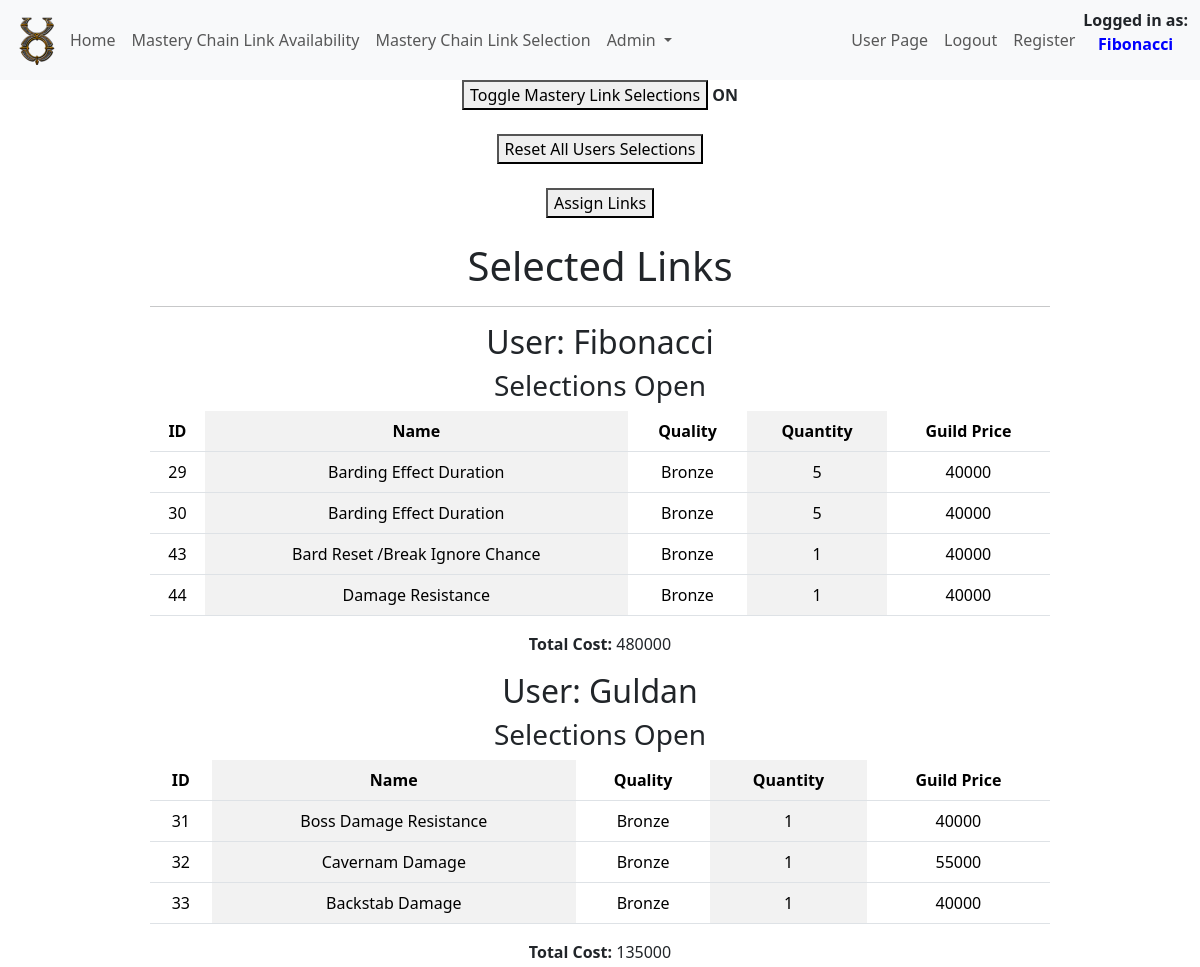
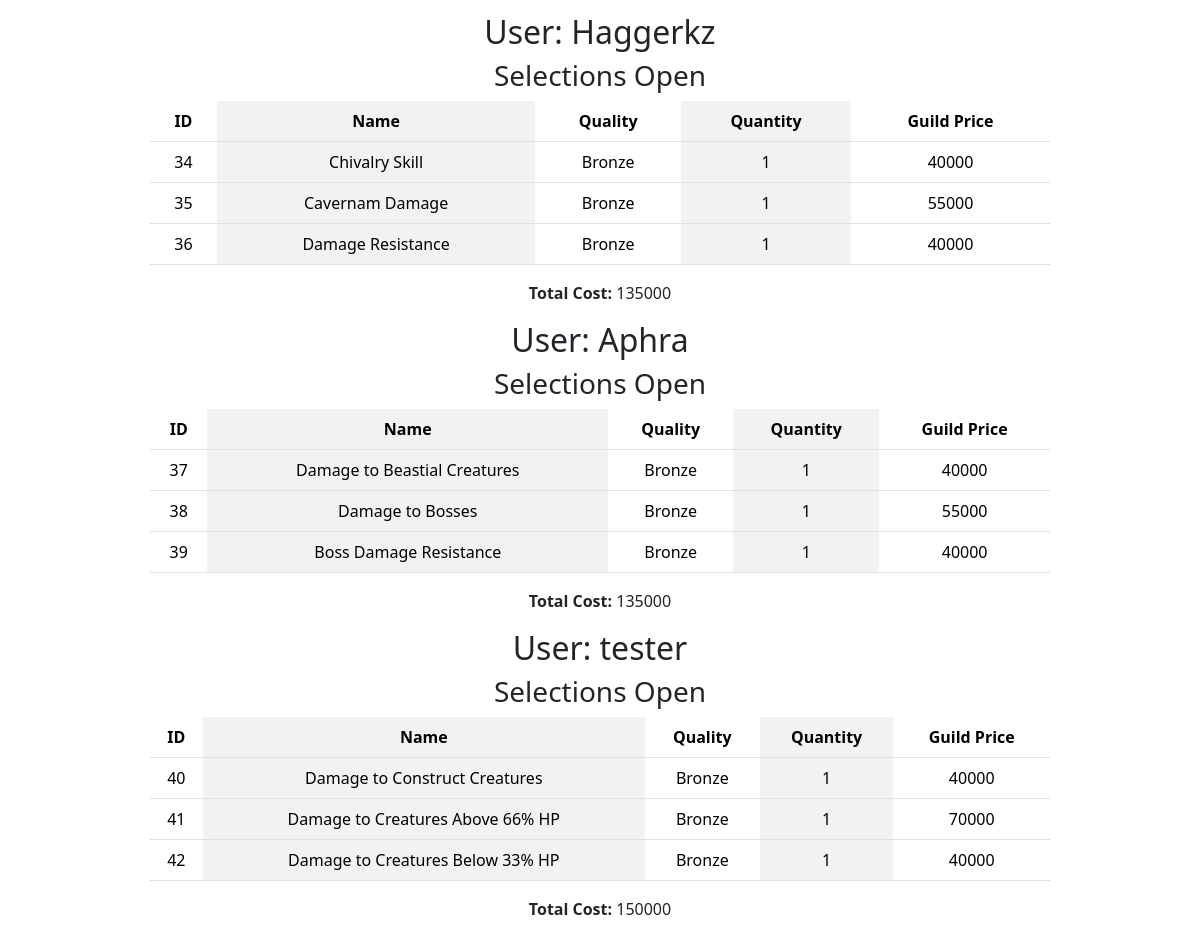
The page /a_selections (signed in) on the database as committed earlier (2 pictures, top to bottom).
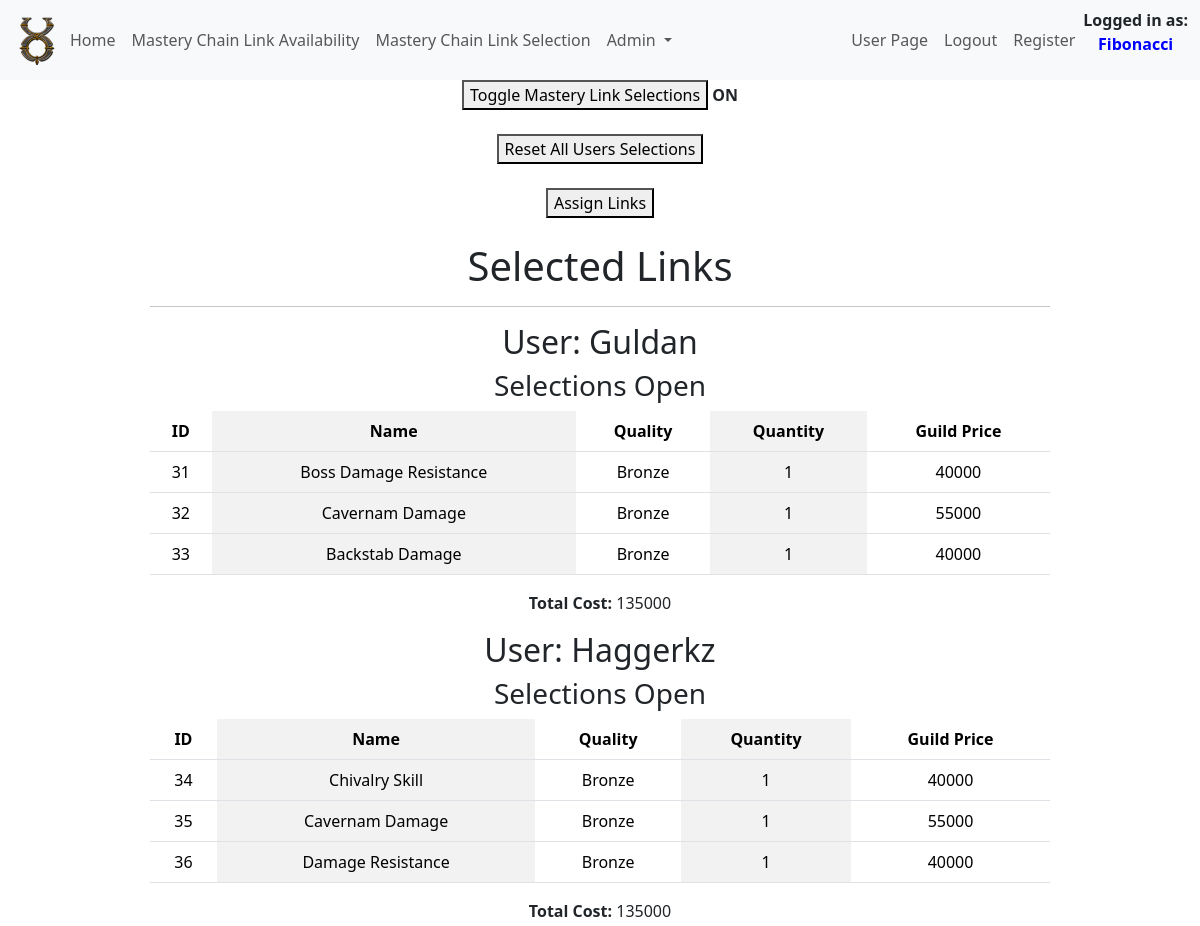
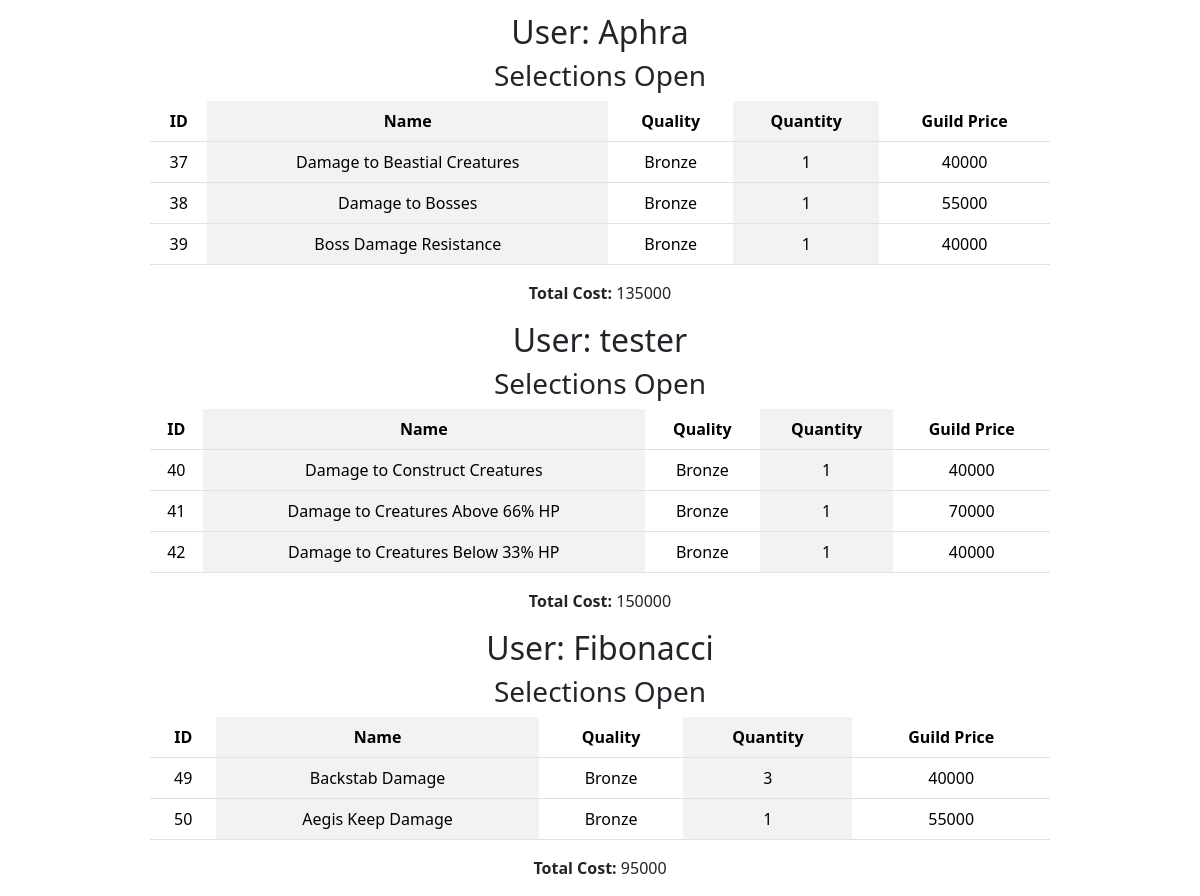
The same page on the database as committed later (2 pictures, top to bottom).
### tables this page shows
CREATE TABLE users (
    id INTEGER PRIMARY KEY AUTOINCREMENT,
    username TEXT NOT NULL,
    password TEXT NOT NULL,
    is_admin INTEGER NOT NULL DEFAULT 0
, sel_lock BOOLEAN DEFAULT (0) NOT NULL, display_name TEXT);

CREATE TABLE selections (
	id INTEGER NOT NULL PRIMARY KEY AUTOINCREMENT,
	mclink_id INTEGER NOT NULL,
	s_quantity INTEGER NOT NULL
, user_id INTEGER NOT NULL, links_total INTEGER NOT NULL);

CREATE TABLE "mclinks" (
    id INTEGER PRIMARY KEY AUTOINCREMENT NOT NULL,
    name TEXT NOT NULL,
    quality TEXT NOT NULL,
    quantity INTEGER NOT NULL,
    market_price INTEGER NOT NULL,
    guild_price INTEGER NOT NULL
);

### app.py (the view)
@app.route('/a_selections', methods=['POST', 'GET'])
def a_selections():
    if g.selection_toggle == 1:
        s_toggle = 'ON'
    else:
        s_toggle = 'OFF'
    selection_data = admin_select_selections()
    conn, cursor = connect_to_database('uonew.db')
    cursor.execute(
        "SELECT DISTINCT selections.user_id, users.id, users.display_name, users.sel_lock FROM selections INNER JOIN users ON selections.user_id = users.id;")
    unique_names = cursor.fetchall()
    totals = {}
    for names in unique_names:
        user_id = names['id']
        cursor.execute("SELECT SUM(links_total) FROM selections WHERE user_id=?", (user_id,))
        total_price = cursor.fetchone()[0]
        totals[user_id] = total_price
    cursor.execute("SELECT DISTINCT name FROM mclinks;")
    unique_links = cursor.fetchall()
    conn.commit()
    conn.close()
    return render_template('a_selections.html', s_toggle=s_toggle, selection_data=selection_data,
                           unique_names=unique_names, totals=totals, unique_links=unique_links)

### app.py (called while the page is built)
@app.before_request
def authentication():
    if 'id' in session:
        user_data = get_user_data()
        selection_toggle = check_selection_toggle()
        g.is_admin = user_data['is_admin']
        g.sel_lock = user_data['sel_lock']
        g.display_name = user_data['display_name']
        g.selection_toggle = selection_toggle['selections_toggle']

### helpers.py (called while the page is built)
def connect_to_database(database_name):
    conn = sqlite3.connect(database_name)
    conn.row_factory = sqlite3.Row
    cursor = conn.cursor()
    return conn, cursor

### selections.py (called while the page is built)
def admin_select_selections():
    conn, cursor = connect_to_database('uonew.db')
    cursor.execute("SELECT * FROM selections INNER JOIN mclinks ON selections.mclink_id = mclinks.id")
    selections_data = cursor.fetchall()
    conn.close()
    return selections_data

def check_selection_toggle():
    conn, cursor = connect_to_database('uonew.db')
    cursor.execute("SELECT selections_toggle FROM global")
    selection_toggle = cursor.fetchone()
    conn.close()
    return selection_toggle

### templates/a_selections.html (shortened to what this page needs)
{% extends "index.html" %}
{% block nav %}
<nav class="navbar navbar-expand-lg bg-body-tertiary">
  <div class="container-fluid">
    <img src="{{ url_for('static', filename='images/uo.png') }}" alt="UO Icon" class="small-image">
    <div class="collapse navbar-collapse" id="navbarSupportedContent">
      <ul class="navbar-nav me-auto mb-2 mb-lg-0">
{% if 'id' in session %}
        <li class="nav-item">
          <a class="nav-link" href="ma">Home</a>
        </li>
        <li class="nav-item">
          <a class="nav-link" href="mclinks">Mastery Chain Link Availability</a>
        </li>
        <li class="nav-item">
          <a class="nav-link" href="selections">Mastery Chain Link Selection</a>
        </li>
{% endif %}
{% if 'id' in session and g.is_admin in [1, 2, 3] %}
        <li class="nav-item dropdown">
          <a class="nav-link dropdown-toggle" href="#" role="button" data-bs-toggle="dropdown" aria-expanded="false">
            Admin
          </a>
{% endif %}
{% if 'id' in session and g.is_admin in [1, 2, 3] %}
        </li>
{% endif %}
      </ul>
      <ul class="navbar-nav mb-2 mb-lg-0 right-align">
        {% if 'id' in session %}
          <li class="nav-item">
            <a class="nav-link" href="user">User Page</a>
        </li>
        <li class="nav-item">
            <a class="nav-link" onclick="return confirm('Are you sure?')" href="{{ url_for('logout') }}">Logout</a>
        </li>
        {% endif %}
        <li class="nav-item">
            <a class="nav-link" href="register">Register</a>
        </li>
      </ul>
    </div>
    <b class="nav-item">Logged in as: <p style="color:blue; text-align:center;">{{ g.display_name }}</p></b>
  </div>
</nav>
{% endblock %}
{% block content %}
<div class="a_mclinks_table">
    <form action="/global_selection_toggle" method="post">
        <button type="submit" onclick="return confirm('Are you sure?')">Toggle Mastery Link Selections</button> <b>{{ s_toggle }}</b>
    </form>
</div>
<br>
<div class="a_mclinks_table">
    <form action="/reset_all_selections" method="post">
        <button type="submit" onclick="return confirm('Are you sure?')">Reset All Users Selections</button>
    </form>
</div>
<br>
<div class="a_mclinks_table">
    <form action="/assign_links" method="post">
        <button type="submit" onclick="return confirm('Are you sure?')">Assign Links</button>
    </form>
</div>
<br>
<div class="a_mclinks_table">
    <h1>Selected Links</h1>
    <hr>
    {% for user_info in unique_names %}
        <h2>User: {{ user_info['display_name'] }}
            <h3>
            {% if user_info['sel_lock'] == 1 %}
            Selections Locked
            {% else %}
            Selections Open
            {% endif %}
        <table class="table table-striped-columns table-hover">
            <thead>
                <tr>
                    <th>ID</th>
                    <th>Name</th>
                    <th>Quality</th>
                    <th>Quantity</th>
                    <th>Guild Price</th>
                </tr>
            </thead>
            <tbody>
                {% set total_cost = totals[user_info['id']] %}
                {% for selection in selection_data %}
                    {% if selection['user_id'] == user_info['id'] %}
                        <tr>
                            <td><input type="hidden" name="selection_id" value="{{ selection['id'] }}">{{ selection['id'] }}</td>
                            <td><input type="hidden" name="name" value="{{ selection['name'] }}">{{ selection['name'] }}</td>
                            <td>{{ selection['quality'] }}</td>
                            <td>{{ selection['s_quantity'] }}</td>
                            <td>{{ selection['guild_price'] }}</td>
                    {% endif %}
                {% endfor %}
            </tbody>
        </table>
        <p><input type="hidden" name="total"><b>Total Cost:</b> {{ total_cost }}</p>
    {% endfor %}
</div>
{% endblock %}

Rows that differ between the two databases and show on the page:
removed selections: id "29", name "Barding Effect Duration", quality "Bronze", s_quantity "5", guild_price "40000", shown under users "Fibonacci"
removed selections: id "30", name "Barding Effect Duration", quality "Bronze", s_quantity "5", guild_price "40000", shown under users "Fibonacci"
removed selections: id "43", name "Bard Reset /Break Ignore Chance", quality "Bronze", s_quantity "1", guild_price "40000", shown under users "Fibonacci"
removed selections: id "44", name "Damage Resistance", quality "Bronze", s_quantity "1", guild_price "40000", shown under users "Fibonacci"
shown differently, row unchanged: users "Fibonacci": total_cost "480000" → "95000"; moves down the list
added selections: id "49", name "Backstab Damage", quality "Bronze", s_quantity "3", guild_price "40000", shown under users "Fibonacci"
added selections: id "50", name "Aegis Keep Damage", quality "Bronze", s_quantity "1", guild_price "55000", shown under users "Fibonacci"
